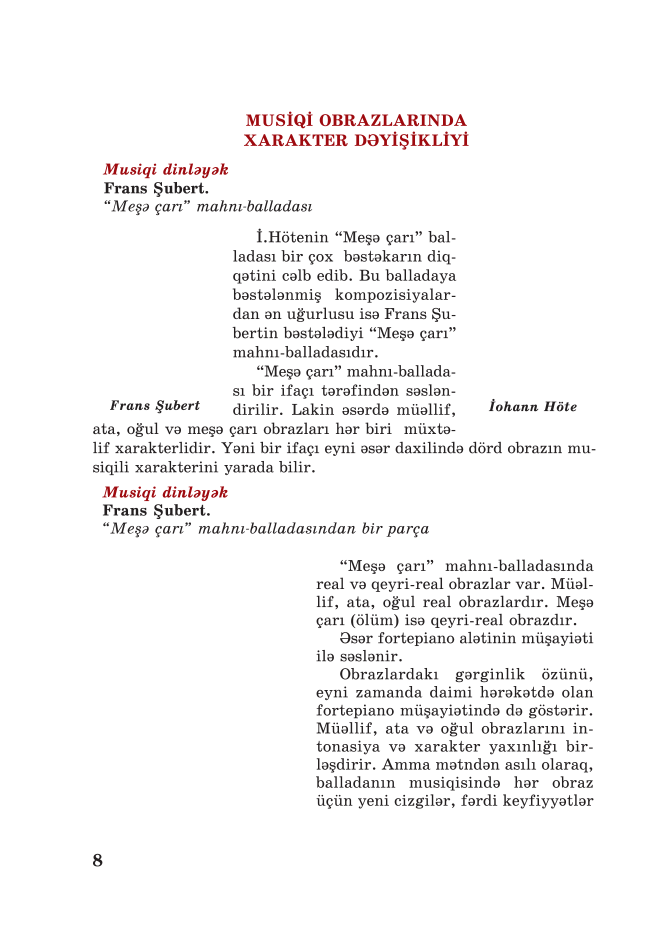
#> input picture PNGs/test_png10.png, 3250 x 4723 px (shown at 1/5 size)
$ python -i imageClipper.py   (imports and definitions only)
#> lines starting #> are read from the running program, lines starting #| are printed output that depends on the picture; after the words box and inside, x2 and y2 are one past the last pixel; in counts of white or black regions, pixels touching at a corner belong together
import PIL.Image
import cv2
import pytesseract
import numpy as np
from datetime import datetime

'''
# Görüntüyü yükle
image = cv2.imread("PNGs/az_tarixi_6.png")
gray = cv2.cvtColor(image, cv2.COLOR_BGR2GRAY)


# Kenarları belirlemek için Canny Edge Detection kullan
edges = cv2.Canny(gray, 50, 150)
cv2.imwrite("PNGs/az_tarixi_6_edge.png", edges)

# Konturları bul
contours, _ = cv2.findContours(edges, cv2.RETR_EXTERNAL, cv2.CHAIN_APPROX_SIMPLE)


for contour in contours:
    # Konturları dikdörtgenlere çevir
    x, y, w, h = cv2.boundingRect(contour)

    # Boyut filtresi: Küçük veya çok büyük kutuları hariç tut
    if w > 50 and h > 50:
        roi = gray[y:y+h, x:x+w]  # Kutunun içindeki alan

        # OCR ile metin olup olmadığını kontrol et
        text = pytesseract.image_to_string(roi, config="--psm 6")

        if text.strip():  # İçinde yazı varsa
            cv2.rectangle(image, (x, y), (x+w, y+h), (255, 255, 255), -1)  # Beyazla doldur
'''

# [62 lines left out: functions ConverToMatlike, ConverToImage, MakeBinary, ClearBoxes, not called in this run]

#sehifedeki hundurlukleri olcur.
def GetTextSizes_Gray(image: cv2.typing.MatLike):
    # Gri tonlama
    gray = image

    # Threshold (binarizasiya)
    _, binary = cv2.threshold(gray, 150, 255, cv2.THRESH_BINARY_INV + cv2.THRESH_OTSU)
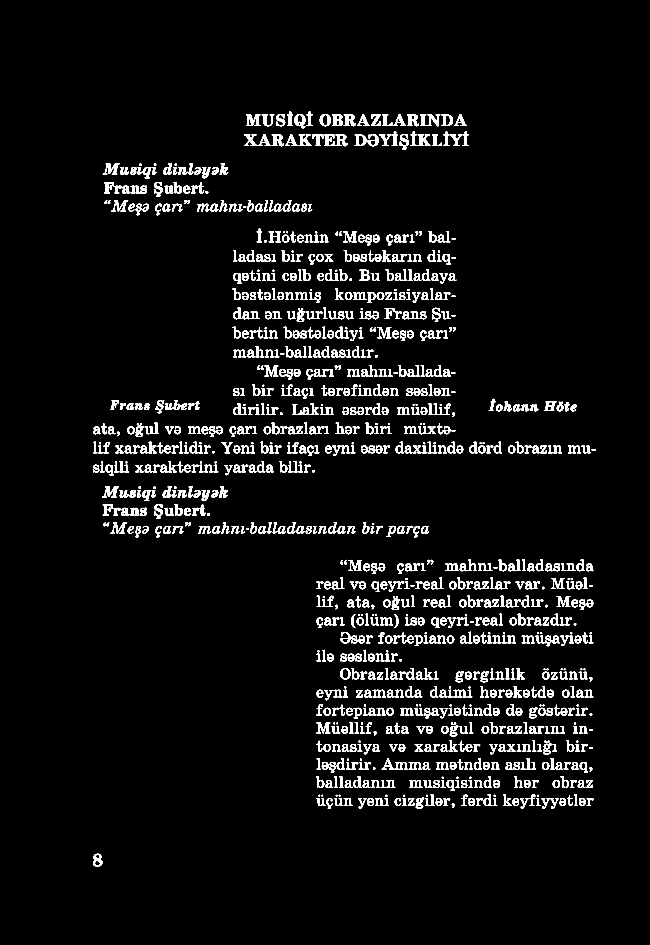
#> binary: shape (4723, 3250) (shown at 1/5 size); 4.1% white; 1104 white regions

    # Konturları tap
    contours, _ = cv2.findContours(binary, cv2.RETR_EXTERNAL, cv2.CHAIN_APPROX_SIMPLE)
#> contours = 1104 contours; largest, box (x1, y1, x2, y2) and area: (1471, 571, 1527, 641) 2728, (1599, 571, 1655, 631) 2583, (2207, 573, 2265, 629) 2452, (1774, 673, 1832, 729) 2435, (1660, 573, 1714, 629) 2260

    # Bounding box-ları çıxart
    bounding_boxes = [cv2.boundingRect(cnt) for cnt in contours]
#> bounding_boxes = 1104 items, first 6: (465, 4269, 47, 63), (2259, 4017, 14, 23), (2751, 3992, 42, 51), (2707, 3992, 42, 51), (2600, 3992, 42, 51), (2039, 3992, 33, 36)

    # Hündürlükləri topla
    heights = [h for _, _, _, h in bounding_boxes]
#> heights = 1104 values, max 77 at index 1076, min 4 at index 478, mean 38.63

    return heights

# [31 lines left out: function filter_text_by_size_range, not called in this run]

# [11 lines of commented-out code are left out]

>>> import cv2
>>> picture = cv2.imread('PNGs/test_png10.png', cv2.IMREAD_GRAYSCALE)
>>> result = GetTextSizes_Gray(picture)
#> result has the same summary as heights in GetTextSizes_Gray

$ run again, on PNGs/test_png11.png
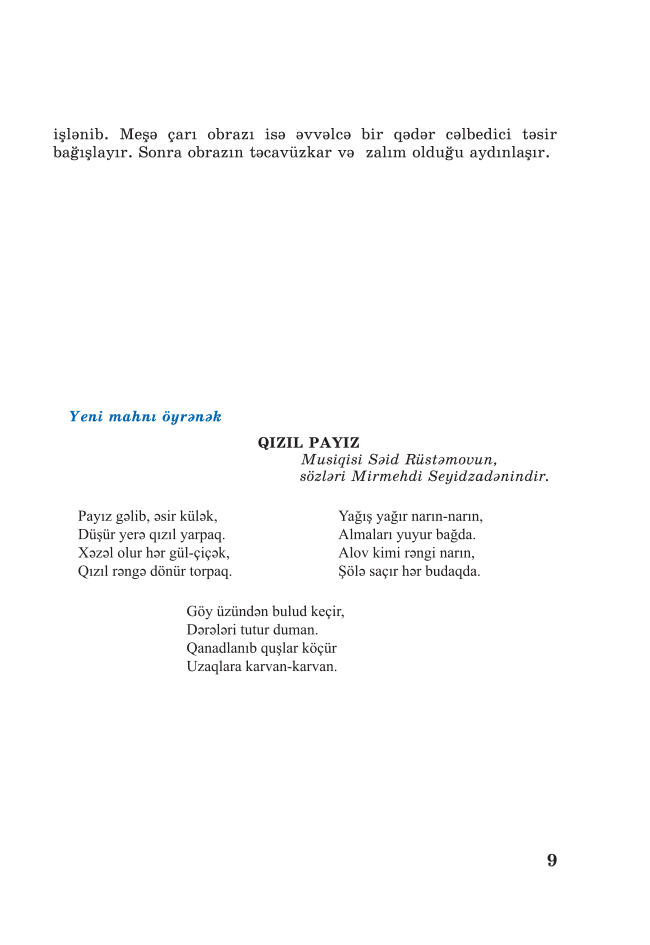
#> input picture PNGs/test_png11.png, 3250 x 4723 px (shown at 1/5 size)
#> in GetTextSizes_Gray, `_, binary = cv2.threshold(gray, 150, 255, cv2.THRESH_BINARY_INV + cv2...`:
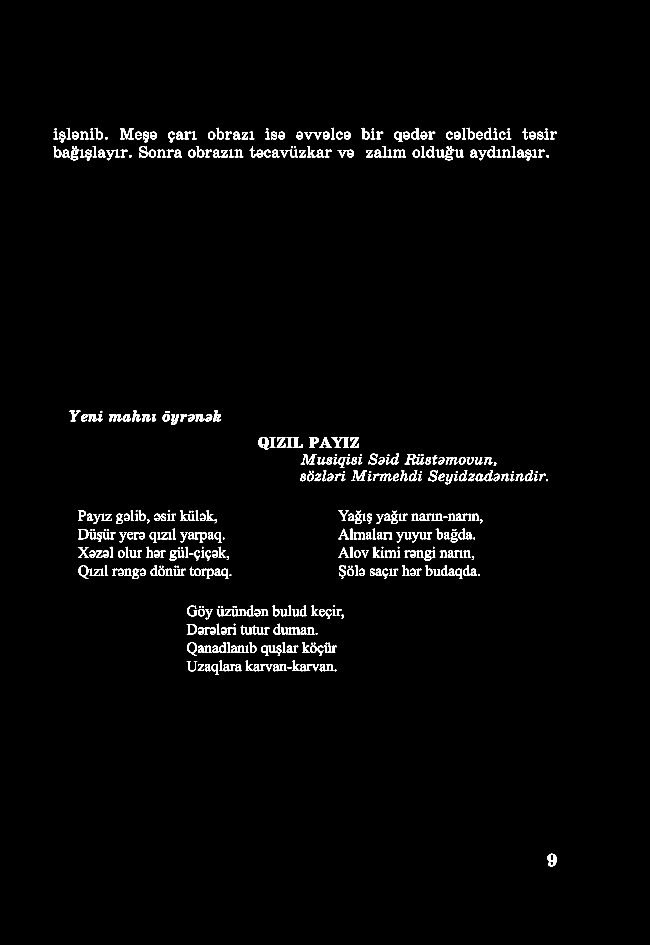
#> binary: shape (4723, 3250) (shown at 1/5 size); 1.5% white; 501 white regions
#> contours = 501 contours; largest, box (x1, y1, x2, y2) and area: (1292, 2185, 1343, 2249) 2300, (935, 3212, 985, 3278) 2118, (392, 2827, 442, 2894) 2118, (391, 2645, 442, 2696) 1920, (934, 3121, 985, 3172) 1914
#> bounding_boxes = 501 items, first 6: (2738, 4269, 45, 63), (1674, 3348, 8, 8), (1438, 3335, 20, 6), (1559, 3321, 37, 35), (1326, 3321, 36, 35), (989, 3321, 31, 34)
#> heights = 501 values, max 67 at index 135, min 6 at index 2, mean 36.75
#> result has the same summary as heights in GetTextSizes_Gray

$ run again, on PNGs/test_png12.png
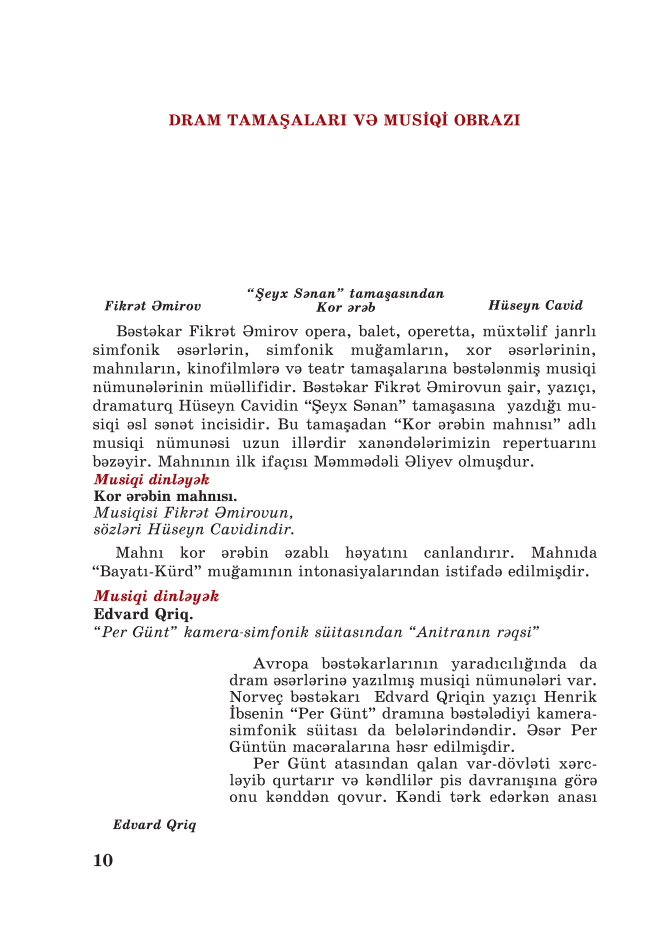
#> input picture PNGs/test_png12.png, 3250 x 4723 px (shown at 1/5 size)
#> in GetTextSizes_Gray, `_, binary = cv2.threshold(gray, 150, 255, cv2.THRESH_BINARY_INV + cv2...`:
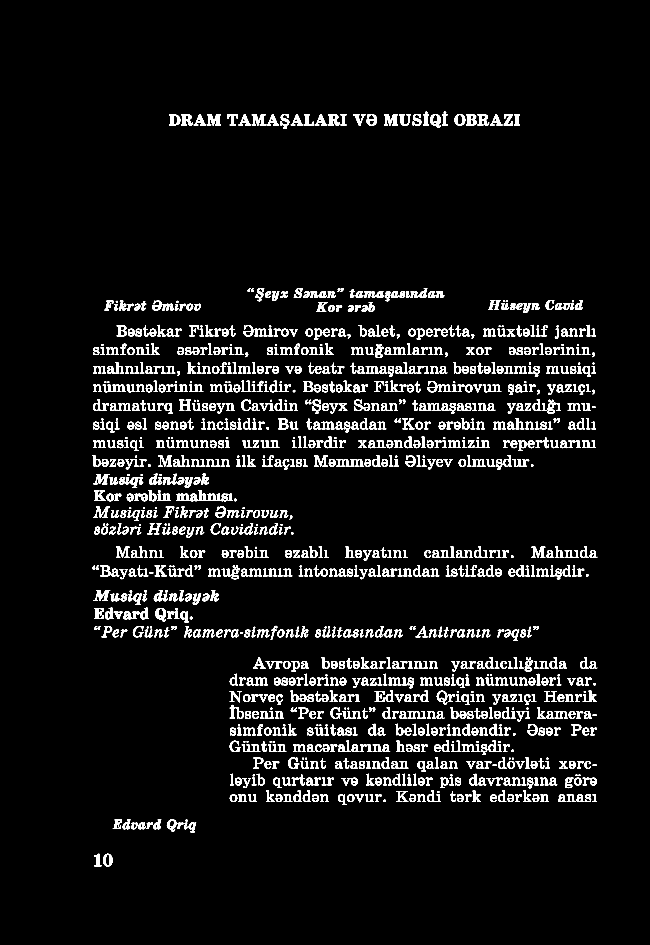
#> binary: shape (4723, 3250) (shown at 1/5 size); 4.8% white; 1301 white regions
#> contours = 1301 contours; largest, box (x1, y1, x2, y2) and area: (777, 3040, 830, 3107) 2520, (2150, 571, 2204, 638) 2511, (2184, 3454, 2236, 3523) 2366, (2272, 571, 2326, 628) 2362, (516, 4269, 563, 4332) 2280
#> bounding_boxes = 1301 items, first 6: (516, 4269, 47, 63), (471, 4269, 36, 62), (920, 4114, 20, 32), (944, 4113, 37, 48), (886, 4113, 31, 32), (733, 4113, 31, 32)
#> heights = 1301 values, max 74 at index 1295, min 4 at index 405, mean 37.96
#> result has the same summary as heights in GetTextSizes_Gray

$ run again, on PNGs/test_png13.png
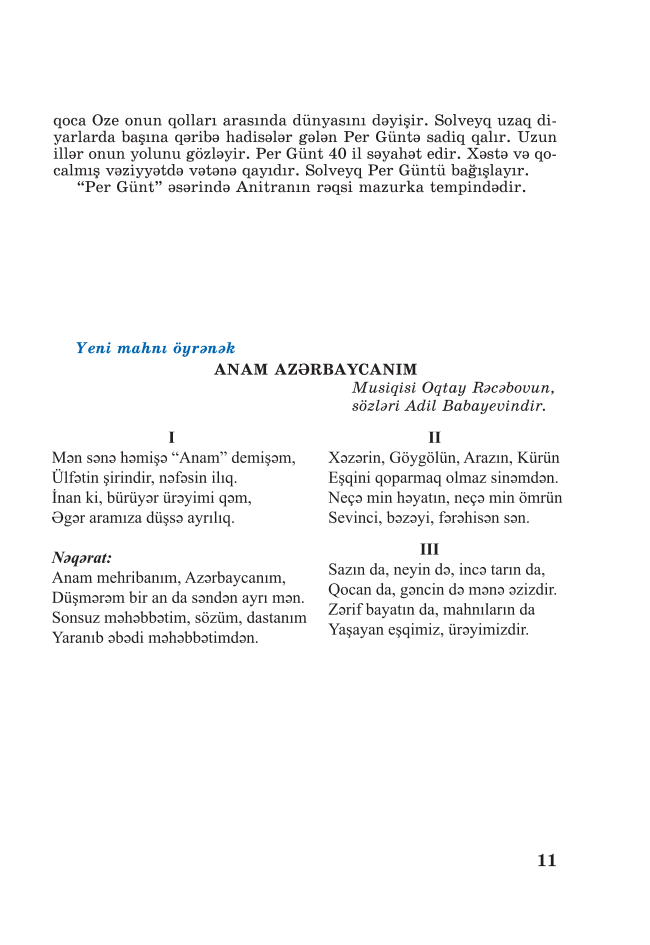
#> input picture PNGs/test_png13.png, 3250 x 4723 px (shown at 1/5 size)
#> in GetTextSizes_Gray, `_, binary = cv2.threshold(gray, 150, 255, cv2.THRESH_BINARY_INV + cv2...`:
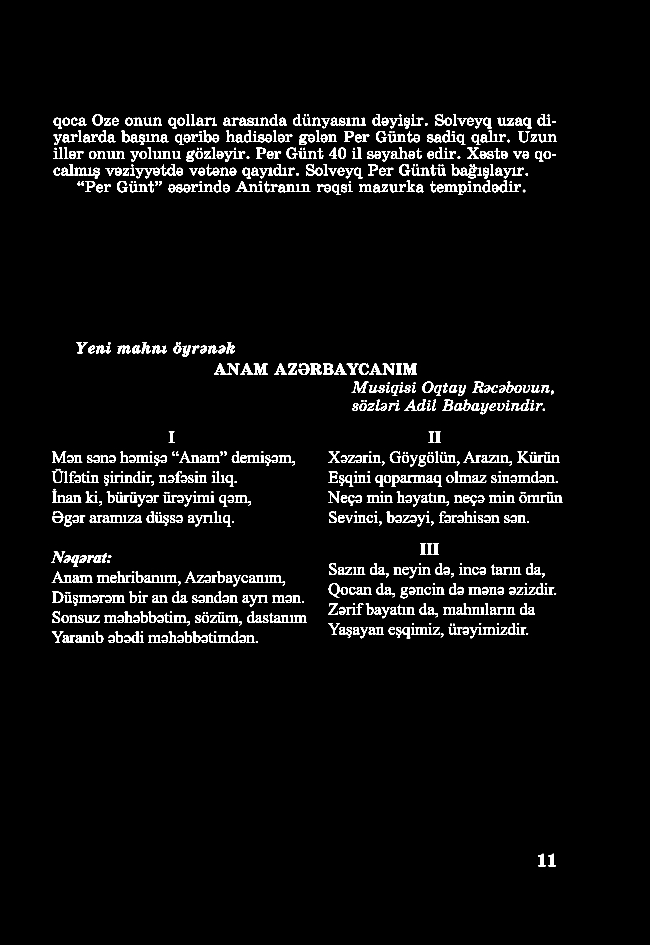
#> binary: shape (4723, 3250) (shown at 1/5 size); 3.2% white; 926 white regions
#> contours = 926 contours; largest, box (x1, y1, x2, y2) and area: (1644, 2916, 1698, 2989) 2531, (2112, 1908, 2166, 1965) 2315, (260, 2959, 316, 3014) 2268, (463, 571, 514, 628) 2200, (1615, 1819, 1666, 1873) 2096
#> bounding_boxes = 926 items, first 6: (2743, 4269, 36, 62), (2692, 4269, 36, 62), (1279, 3206, 9, 9), (1232, 3175, 41, 39), (1198, 3175, 31, 40), (1089, 3175, 64, 39)
#> heights = 926 values, max 73 at index 184, min 6 at index 739, mean 38.39
#> result has the same summary as heights in GetTextSizes_Gray
